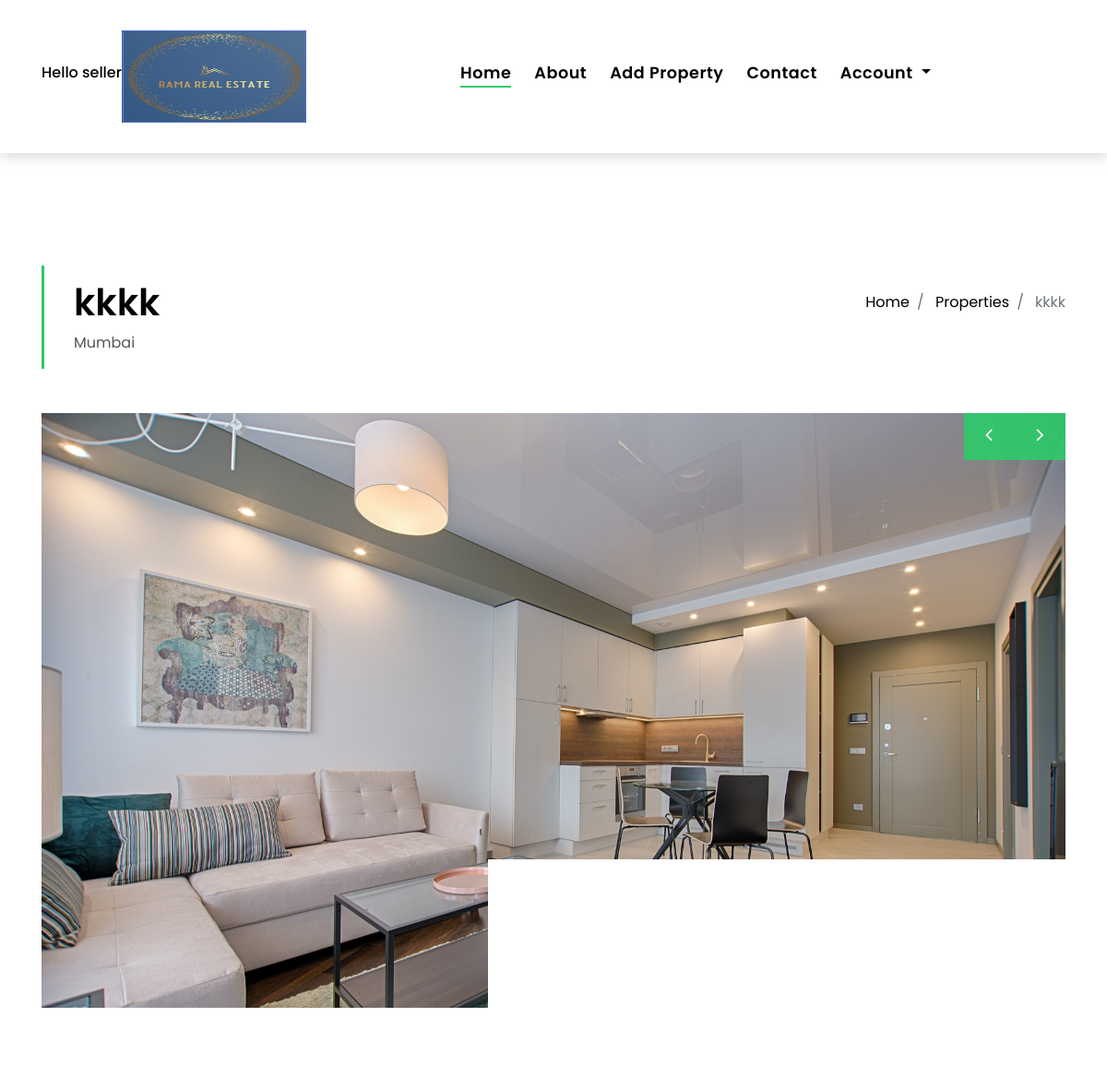
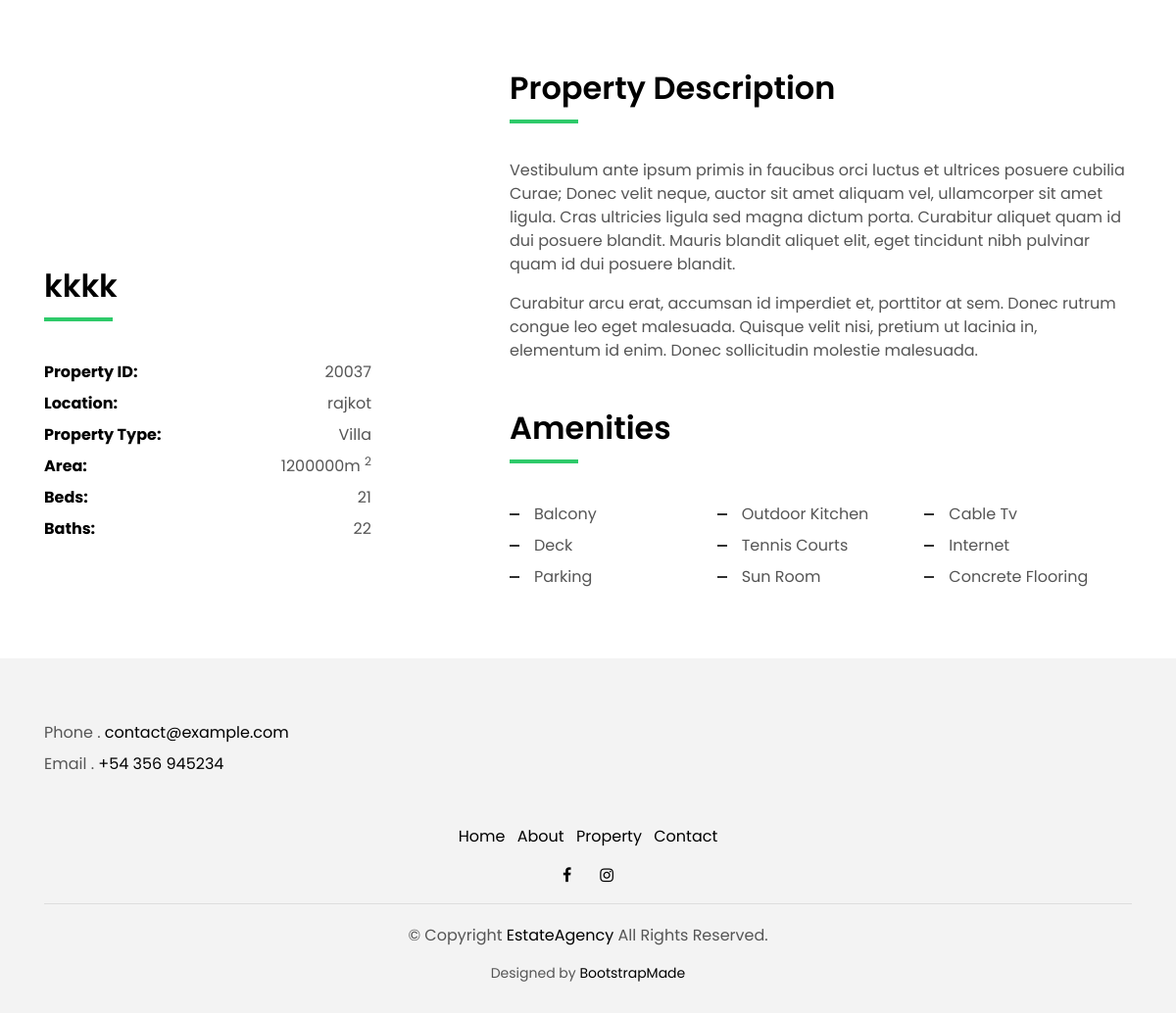
Page /property-single.php?id=20037 (signed in) on the committed database (2 pictures, top to bottom).
### tables this page shows
CREATE TABLE `property_basicinfo` (
  `pid` int(5) NOT NULL,
  `sid` int(4) NOT NULL,
  `title` varchar(100) NOT NULL,
  `ptype` varchar(20) NOT NULL,
  `furnished` varchar(10) NOT NULL,
  `beds` int(2) NOT NULL,
  `baths` int(2) NOT NULL,
  `floor` int(2) NOT NULL,
  `sell_type` varchar(6) NOT NULL,
  `esta_year` year(4) NOT NULL
);

CREATE TABLE `property_prc_loc` (
  `pid` int(5) NOT NULL,
  `area` int(10) NOT NULL,
  `price` int(14) NOT NULL,
  `state` varchar(10) NOT NULL,
  `city` varchar(20) NOT NULL,
  `location` varchar(20) NOT NULL,
  `address` varchar(100) NOT NULL
);

CREATE TABLE `property_img` (
  `pid` int(5) NOT NULL,
  `image1` varchar(255) NOT NULL,
  `image2` varchar(255) NOT NULL,
  `image3` varchar(255) NOT NULL,
  `image4` varchar(255) NOT NULL
);

### property-single.php (the view, shortened to what this page needs)
<?php
$pid = $_GET['id'];
include('header.php');
        $sql = "SELECT property_basicinfo.pid,
                property_basicinfo.title AS title,
                property_basicinfo.sid AS sid1,
                property_basicinfo.ptype AS ptype,
                property_basicinfo.beds AS beds,
                property_basicinfo.baths AS baths,
                property_basicinfo.sell_type AS tsell,
                property_basicinfo.esta_year AS eyear,
                property_img.image1 AS img1,
                property_img.image2 AS img2,
                property_img.image3 AS img3,
                property_img.image4 AS img4,
                property_prc_loc.area AS area,
                property_prc_loc.price AS price,
                property_prc_loc.city AS city,
                property_prc_loc.location AS location1
                FROM property_basicinfo
                JOIN property_img ON property_basicinfo.pid = property_img.pid
                JOIN property_prc_loc ON property_basicinfo.pid = property_prc_loc.pid
                WHERE property_basicinfo.pid = ?";
$stmt = mysqli_prepare($con, $sql);
if ($stmt) {
    mysqli_stmt_bind_param($stmt, "i", $pid);
    mysqli_stmt_execute($stmt);
    $pro = mysqli_stmt_get_result($stmt);
if (mysqli_num_rows($pro) > 0)
 {
  while ($row = mysqli_fetch_assoc($pro))
  {
    echo'<section class="intro-single">
  <div class="container">
    <div class="row">
      <div class="col-md-12 col-lg-8">
        <div class="title-single-box">
          <h1 class="title-single">'.$row["title"].'</h1>
          <span class="color-text-a">'.$row["city"].'</span>
        </div>
      </div>
      <div class="col-md-12 col-lg-4">
        <nav aria-label="breadcrumb" class="breadcrumb-box d-flex justify-content-lg-end">
          <ol class="breadcrumb">
            <li class="breadcrumb-item">
              <a href="index.php">Home</a>
            </li>
            <li class="breadcrumb-item">
              <a href="property-grid.php">Properties</a>
            </li>
            <li class="breadcrumb-item active" aria-current="page">
             '.$row["title"].'
            </li>
          </ol>
        </nav>
      </div>
    </div>
  </div>
</section>
<section class="property-single nav-arrow-b">
  <div class="container">
    <div class="row">
      <div class="col-sm-12">
        <div id="property-single-carousel" class="owl-carousel owl-arrow gallery-property">
          <div class="carousel-item-b">
            <img src='.$row["img1"].' alt='.$row["img1"].'>
          </div>
          <img src='.$row["img2"].' alt='.$row["img2"].'>
          <img src='.$row["img3"].' alt='.$row["img3"].'>
          <img src='.$row["img4"].' alt='.$row["img4"].'>
        </div>
        <div class="row justify-content-between">
          <div class="col-md-5 col-lg-4">
                  <h5 class="title-c">'.$row["price"].'</h5>
            <div class="property-summary">
              <div class="row">
                <div class="col-sm-12">
                  <div class="title-box-d section-t4">
                    <h3 class="title-d">'.$row["title"].'</h3>
                  </div>
                </div>
              </div>
              <div class="summary-list">
                <ul class="list">
                  <li class="d-flex justify-content-between">
                    <strong>Property ID:</strong>
                    <span>'.$pid.'</span>
                  </li>
                  <li class="d-flex justify-content-between">
                    <strong>Location:</strong>
                    <span>'.$row["location1"].'</span>
                  </li>
                  <li class="d-flex justify-content-between">
                    <strong>Property Type:</strong>
                    <span>'.$row["ptype"].'</span>
                  </li>
                  <li class="d-flex justify-content-between">
                    <strong>Area:</strong>
                    <span>'.$row["area"].'m
                      <sup>2</sup>
                    </span>
                  </li>
                  <li class="d-flex justify-content-between">
                    <strong>Beds:</strong>
                    <span>'.$row["beds"].'</span>
                  </li>
                  <li class="d-flex justify-content-between">
                    <strong>Baths:</strong>
                    <span>'.$row["baths"].'</span>
                  </li>
                </ul>
              </div>
            </div>
          </div>
          <div class="col-md-7 col-lg-7 section-md-t3">
            <div class="row">
              <div class="col-sm-12">
                <div class="title-box-d">
                  <h3 class="title-d">Property Description</h3>
                </div>
              </div>
            </div>
            <div class="property-description">
              <p class="description color-text-a">
                Vestibulum ante ipsum primis in faucibus orci luctus et ultrices posuere cubilia Curae; Donec velit
                neque, auctor sit amet
                aliquam vel, ullamcorper sit amet ligula. Cras ultricies ligula sed magna dictum porta.
                Curabitur aliquet quam id dui posuere blandit. Mauris blandit aliquet elit, eget tincidunt
                nibh pulvinar quam id dui posuere blandit.
              </p>
              <p class="description color-text-a no-margin">
                Curabitur arcu erat, accumsan id imperdiet et, porttitor at sem. Donec rutrum congue leo eget
                malesuada. Quisque velit nisi,
                pretium ut lacinia in, elementum id enim. Donec sollicitudin molestie malesuada.
              </p>
            </div>
            <div class="row section-t3">
              <div class="col-sm-12">
                <div class="title-box-d">
                  <h3 class="title-d">Amenities</h3>
                </div>
              </div>
            </div>
            <div class="amenities-list color-text-a">
              <ul class="list-a no-margin">
                <li>Balcony</li>
                <li>Outdoor Kitchen</li>
                <li>Cable Tv</li>
                <li>Deck</li>
                <li>Tennis Courts</li>
                <li>Internet</li>
                <li>Parking</li>
                <li>Sun Room</li>
                <li>Concrete Flooring</li>
              </ul>
            </div>
          </div>
        </div>
      </div>
';
echo'
          </div>
        </div>
      </div>
    </div>
  </div>
</section>';
      }
}
}
 include('footer.php');
 ?>

### css/style.css (style rules this page uses)
body { font-family: 'Poppins', sans-serif; color: #555555; }
h1, h2, h3, h4, h5, h6 { color: #000000; }
a { color: #000000; transition: all .5s ease; }
.color-text-a { color: #555555; }
.no-margin { margin: 0; }
.list-a { display: inline-block; line-height: 2; padding: 0; list-style: none; }
.list-a li { position: relative; width: 50%; float: left; padding-left: 25px; padding-right: 5px; }
.list-a li:before { content: ''; width: 10px; height: 2px; position: absolute; background-color: #313131; top: 15px; left: 0; }
.section-t4 { padding-top: 4rem; }
.section-t3 { padding-top: 3rem; }
.title-box-d { padding-bottom: 1.8rem; margin-bottom: 1rem; position: relative; }
.title-box-d .title-d { font-weight: 600; font-size: 2rem; }
.title-box-d .title-d:after { content: ''; position: absolute; width: 70px; height: 4px; background-color: #2eca6a; bottom: 20px; left: 0; }
.intro-single { padding: 12rem 0 3rem; }
.intro-single .title-single-box { padding: 1rem 0 1rem 2rem; }
.intro-single .title-single-box { border-left: 3px solid #2eca6a; }
.intro-single .title-single-box .title-single { font-weight: 600; font-size: 2.2rem; }
.intro-single .breadcrumb-box { padding: 1rem 0 0 .5rem; }
.intro-single .breadcrumb { background-color: transparent; padding-right: 0; padding-left: 0; }
.gallery-property { margin-bottom: 3rem; }
.summary-list { padding-right: 1rem; color: #000000; }
.summary-list .list { padding: 0; line-height: 2; }
.summary-list .list span { color: #555555; }
@media (min-width: 768px) { .intro-single .title-single-box .title-single { font-size: 2.1rem; } }
@media (min-width: 992px) { .list-a li { width: 33.333%; } }
@media (min-width: 992px) { .intro-single .title-single-box .title-single { font-size: 2.5rem; } }

### rows in the picture
property_basicinfo: title "kkkk", property_prc_loc.city "Mumbai", property_img.image1 (picture), property_prc_loc.location "rajkot", ptype "Villa", property_prc_loc.area "1200000", beds "21", baths "22"

### other values in the picture
$_SESSION['user'] "seller"
